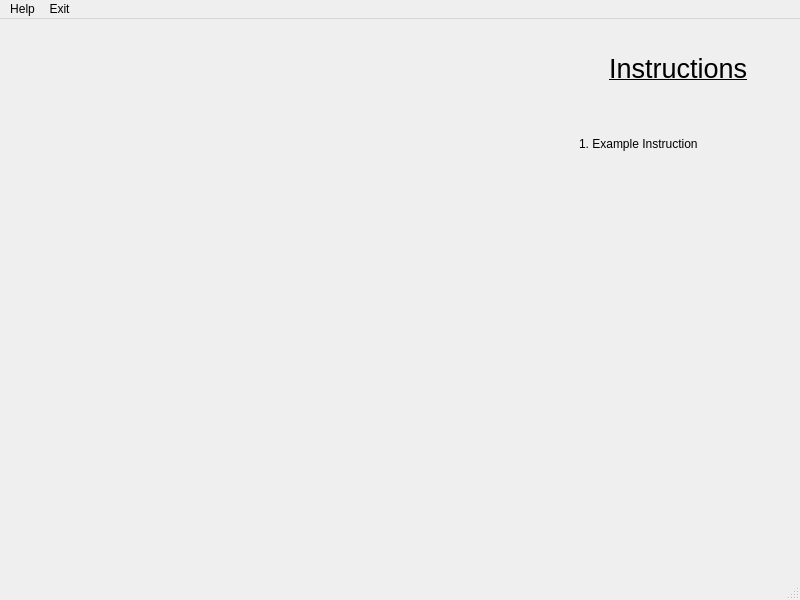
<?xml version="1.0" encoding="UTF-8"?>
<ui version="4.0">
 <class>MazeSolveWindow</class>
 <widget class="QMainWindow" name="MazeSolveWindow">
  <property name="geometry">
   <rect>
    <x>0</x>
    <y>0</y>
    <width>800</width>
    <height>600</height>
   </rect>
  </property>
  <property name="windowTitle">
   <string>MainWindow</string>
  </property>
  <widget class="QWidget" name="centralwidget">
   <widget class="QWidget" name="PyGameMazeWidget" native="true">
    <property name="geometry">
     <rect>
      <x>0</x>
      <y>0</y>
      <width>561</width>
      <height>571</height>
     </rect>
    </property>
   </widget>
   <widget class="QWidget" name="InstructionsWidget" native="true">
    <property name="geometry">
     <rect>
      <x>559</x>
      <y>-1</y>
      <width>231</width>
      <height>571</height>
     </rect>
    </property>
    <widget class="QLabel" name="label">
     <property name="geometry">
      <rect>
       <x>50</x>
       <y>20</y>
       <width>151</width>
       <height>61</height>
      </rect>
     </property>
     <property name="font">
      <font>
       <pointsize>20</pointsize>
       <underline>true</underline>
      </font>
     </property>
     <property name="text">
      <string>Instructions</string>
     </property>
    </widget>
    <widget class="QLabel" name="label_2">
     <property name="geometry">
      <rect>
       <x>20</x>
       <y>100</y>
       <width>131</width>
       <height>51</height>
      </rect>
     </property>
     <property name="text">
      <string>1. Example Instruction</string>
     </property>
    </widget>
   </widget>
  </widget>
  <widget class="QMenuBar" name="menubar">
   <property name="geometry">
    <rect>
     <x>0</x>
     <y>0</y>
     <width>800</width>
     <height>21</height>
    </rect>
   </property>
   <widget class="QMenu" name="menuHelp">
    <property name="title">
     <string>Help</string>
    </property>
   </widget>
   <widget class="QMenu" name="menuExit">
    <property name="title">
     <string>Exit</string>
    </property>
   </widget>
   <addaction name="menuHelp"/>
   <addaction name="menuExit"/>
  </widget>
  <widget class="QStatusBar" name="statusbar"/>
 </widget>
 <resources/>
 <connections/>
</ui>
